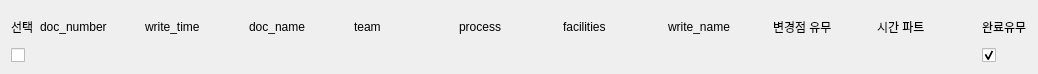
<?xml version="1.0" encoding="UTF-8"?>
<ui version="4.0">
 <class>EIS_serarch_item</class>
 <widget class="QWidget" name="EIS_serarch_item">
  <property name="geometry">
   <rect>
    <x>0</x>
    <y>0</y>
    <width>1038</width>
    <height>74</height>
   </rect>
  </property>
  <property name="palette">
   <palette>
    <active>
     <colorrole role="WindowText">
      <brush brushstyle="SolidPattern">
       <color alpha="255">
        <red>0</red>
        <green>0</green>
        <blue>0</blue>
       </color>
      </brush>
     </colorrole>
     <colorrole role="Midlight">
      <brush brushstyle="SolidPattern">
       <color alpha="255">
        <red>227</red>
        <green>227</green>
        <blue>227</blue>
       </color>
      </brush>
     </colorrole>
     <colorrole role="Text">
      <brush brushstyle="SolidPattern">
       <color alpha="255">
        <red>0</red>
        <green>0</green>
        <blue>0</blue>
       </color>
      </brush>
     </colorrole>
     <colorrole role="ButtonText">
      <brush brushstyle="SolidPattern">
       <color alpha="255">
        <red>0</red>
        <green>0</green>
        <blue>0</blue>
       </color>
      </brush>
     </colorrole>
     <colorrole role="Base">
      <brush brushstyle="SolidPattern">
       <color alpha="255">
        <red>255</red>
        <green>255</green>
        <blue>255</blue>
       </color>
      </brush>
     </colorrole>
     <colorrole role="Shadow">
      <brush brushstyle="SolidPattern">
       <color alpha="255">
        <red>105</red>
        <green>105</green>
        <blue>105</blue>
       </color>
      </brush>
     </colorrole>
    </active>
    <inactive>
     <colorrole role="WindowText">
      <brush brushstyle="SolidPattern">
       <color alpha="255">
        <red>0</red>
        <green>0</green>
        <blue>0</blue>
       </color>
      </brush>
     </colorrole>
     <colorrole role="Midlight">
      <brush brushstyle="SolidPattern">
       <color alpha="255">
        <red>227</red>
        <green>227</green>
        <blue>227</blue>
       </color>
      </brush>
     </colorrole>
     <colorrole role="Text">
      <brush brushstyle="SolidPattern">
       <color alpha="255">
        <red>0</red>
        <green>0</green>
        <blue>0</blue>
       </color>
      </brush>
     </colorrole>
     <colorrole role="ButtonText">
      <brush brushstyle="SolidPattern">
       <color alpha="255">
        <red>0</red>
        <green>0</green>
        <blue>0</blue>
       </color>
      </brush>
     </colorrole>
     <colorrole role="Base">
      <brush brushstyle="SolidPattern">
       <color alpha="255">
        <red>255</red>
        <green>255</green>
        <blue>255</blue>
       </color>
      </brush>
     </colorrole>
     <colorrole role="Shadow">
      <brush brushstyle="SolidPattern">
       <color alpha="255">
        <red>105</red>
        <green>105</green>
        <blue>105</blue>
       </color>
      </brush>
     </colorrole>
    </inactive>
    <disabled>
     <colorrole role="WindowText">
      <brush brushstyle="SolidPattern">
       <color alpha="255">
        <red>0</red>
        <green>0</green>
        <blue>0</blue>
       </color>
      </brush>
     </colorrole>
     <colorrole role="Midlight">
      <brush brushstyle="SolidPattern">
       <color alpha="255">
        <red>227</red>
        <green>227</green>
        <blue>227</blue>
       </color>
      </brush>
     </colorrole>
     <colorrole role="Text">
      <brush brushstyle="SolidPattern">
       <color alpha="255">
        <red>0</red>
        <green>0</green>
        <blue>0</blue>
       </color>
      </brush>
     </colorrole>
     <colorrole role="ButtonText">
      <brush brushstyle="SolidPattern">
       <color alpha="255">
        <red>0</red>
        <green>0</green>
        <blue>0</blue>
       </color>
      </brush>
     </colorrole>
     <colorrole role="Base">
      <brush brushstyle="SolidPattern">
       <color alpha="255">
        <red>255</red>
        <green>255</green>
        <blue>255</blue>
       </color>
      </brush>
     </colorrole>
     <colorrole role="Shadow">
      <brush brushstyle="SolidPattern">
       <color alpha="255">
        <red>105</red>
        <green>105</green>
        <blue>105</blue>
       </color>
      </brush>
     </colorrole>
    </disabled>
   </palette>
  </property>
  <property name="contextMenuPolicy">
   <enum>Qt::DefaultContextMenu</enum>
  </property>
  <property name="windowTitle">
   <string>Form</string>
  </property>
  <layout class="QGridLayout" name="gridLayout_2">
   <item row="0" column="0">
    <layout class="QGridLayout" name="gridLayout">
     <item row="0" column="5">
      <widget class="QLabel" name="label_5">
       <property name="text">
        <string>team</string>
       </property>
      </widget>
     </item>
     <item row="1" column="0">
      <widget class="QCheckBox" name="select_doc">
       <property name="sizePolicy">
        <sizepolicy hsizetype="Maximum" vsizetype="Fixed">
         <horstretch>0</horstretch>
         <verstretch>0</verstretch>
        </sizepolicy>
       </property>
       <property name="layoutDirection">
        <enum>Qt::LeftToRight</enum>
       </property>
       <property name="text">
        <string/>
       </property>
      </widget>
     </item>
     <item row="0" column="0">
      <widget class="QLabel" name="label">
       <property name="text">
        <string>선택</string>
       </property>
      </widget>
     </item>
     <item row="0" column="4">
      <widget class="QLabel" name="label_4">
       <property name="text">
        <string>doc_name</string>
       </property>
      </widget>
     </item>
     <item row="0" column="8">
      <widget class="QLabel" name="label_8">
       <property name="text">
        <string>write_name</string>
       </property>
      </widget>
     </item>
     <item row="0" column="7">
      <widget class="QLabel" name="label_7">
       <property name="text">
        <string>facilities</string>
       </property>
      </widget>
     </item>
     <item row="1" column="3">
      <widget class="QLabel" name="write_time">
       <property name="text">
        <string/>
       </property>
      </widget>
     </item>
     <item row="0" column="3">
      <widget class="QLabel" name="label_3">
       <property name="text">
        <string>write_time</string>
       </property>
      </widget>
     </item>
     <item row="0" column="6">
      <widget class="QLabel" name="label_6">
       <property name="text">
        <string>process</string>
       </property>
      </widget>
     </item>
     <item row="0" column="2">
      <widget class="QLabel" name="label_2">
       <property name="text">
        <string>doc_number</string>
       </property>
      </widget>
     </item>
     <item row="0" column="9">
      <widget class="QLabel" name="label_9">
       <property name="text">
        <string>변경점 유무</string>
       </property>
      </widget>
     </item>
     <item row="1" column="8">
      <widget class="QLabel" name="write_name">
       <property name="text">
        <string/>
       </property>
      </widget>
     </item>
     <item row="1" column="2">
      <widget class="QLabel" name="doc_number">
       <property name="text">
        <string/>
       </property>
      </widget>
     </item>
     <item row="1" column="6">
      <widget class="QLabel" name="process">
       <property name="text">
        <string/>
       </property>
      </widget>
     </item>
     <item row="1" column="9">
      <widget class="QLabel" name="change_have">
       <property name="text">
        <string/>
       </property>
      </widget>
     </item>
     <item row="1" column="7">
      <widget class="QLabel" name="facilities">
       <property name="text">
        <string/>
       </property>
      </widget>
     </item>
     <item row="1" column="10">
      <widget class="QLabel" name="time_part">
       <property name="text">
        <string/>
       </property>
      </widget>
     </item>
     <item row="1" column="4">
      <widget class="QLabel" name="doc_name">
       <property name="acceptDrops">
        <bool>false</bool>
       </property>
       <property name="text">
        <string/>
       </property>
       <property name="textInteractionFlags">
        <set>Qt::TextEditable</set>
       </property>
      </widget>
     </item>
     <item row="1" column="5">
      <widget class="QLabel" name="team">
       <property name="text">
        <string/>
       </property>
      </widget>
     </item>
     <item row="1" column="11">
      <widget class="QCheckBox" name="chbox_complete">
       <property name="enabled">
        <bool>false</bool>
       </property>
       <property name="sizePolicy">
        <sizepolicy hsizetype="Maximum" vsizetype="Fixed">
         <horstretch>0</horstretch>
         <verstretch>0</verstretch>
        </sizepolicy>
       </property>
       <property name="mouseTracking">
        <bool>true</bool>
       </property>
       <property name="layoutDirection">
        <enum>Qt::LeftToRight</enum>
       </property>
       <property name="styleSheet">
        <string notr="true">QCheckBox::indicator:unchecked {
    image: url(:/img/img/unchecked_checkbox.png)
}
QCheckBox::indicator:checked {
    image: url(:/img/img/checked_checkbox.png)
}</string>
       </property>
       <property name="text">
        <string/>
       </property>
       <property name="checkable">
        <bool>true</bool>
       </property>
       <property name="checked">
        <bool>true</bool>
       </property>
      </widget>
     </item>
     <item row="0" column="11">
      <widget class="QLabel" name="label_11">
       <property name="text">
        <string>완료유무</string>
       </property>
      </widget>
     </item>
     <item row="0" column="10">
      <widget class="QLabel" name="label_10">
       <property name="text">
        <string>시간 파트</string>
       </property>
      </widget>
     </item>
    </layout>
   </item>
  </layout>
 </widget>
 <resources/>
 <connections/>
</ui>
